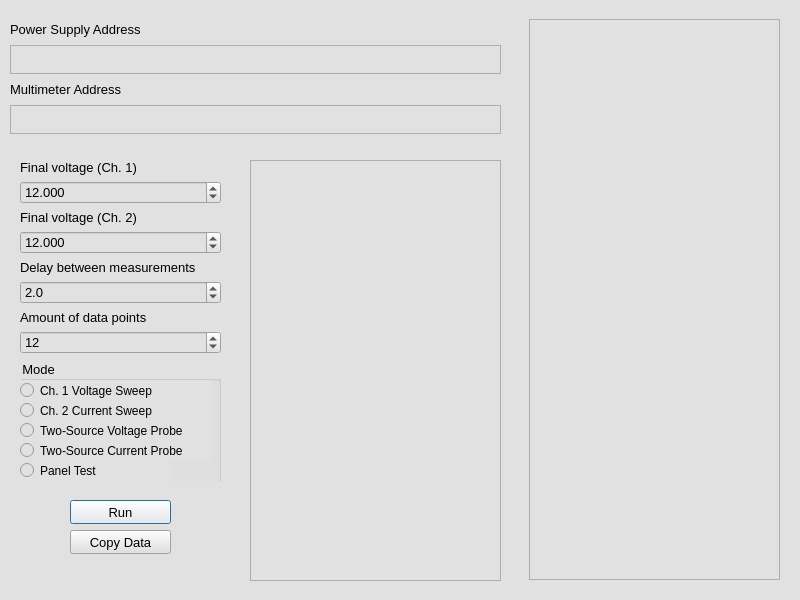
<?xml version="1.0" encoding="UTF-8"?>
<ui version="4.0">
 <class>Dialog</class>
 <widget class="QDialog" name="Dialog">
  <property name="geometry">
   <rect>
    <x>0</x>
    <y>0</y>
    <width>800</width>
    <height>600</height>
   </rect>
  </property>
  <property name="font">
   <font>
    <family>Tahoma</family>
    <pointsize>10</pointsize>
    <italic>false</italic>
    <bold>false</bold>
   </font>
  </property>
  <property name="windowTitle">
   <string>CircuitProber</string>
  </property>
  <property name="styleSheet">
   <string notr="true">background-color: rgb(225, 225, 225);
font: 10pt &quot;Tahoma&quot;</string>
  </property>
  <widget class="QWidget" name="verticalLayoutWidget">
   <property name="geometry">
    <rect>
     <x>10</x>
     <y>20</y>
     <width>491</width>
     <height>114</height>
    </rect>
   </property>
   <layout class="QVBoxLayout" name="verticalLayout">
    <item>
     <widget class="QLabel" name="label">
      <property name="text">
       <string>Power Supply Address</string>
      </property>
     </widget>
    </item>
    <item>
     <widget class="QTextEdit" name="channel_0">
      <property name="maximumSize">
       <size>
        <width>16777215</width>
        <height>29</height>
       </size>
      </property>
     </widget>
    </item>
    <item>
     <widget class="QLabel" name="label_2">
      <property name="text">
       <string>Multimeter Address</string>
      </property>
     </widget>
    </item>
    <item>
     <widget class="QTextEdit" name="channel_1">
      <property name="maximumSize">
       <size>
        <width>16777215</width>
        <height>29</height>
       </size>
      </property>
     </widget>
    </item>
   </layout>
  </widget>
  <widget class="QWidget" name="verticalLayoutWidget_2">
   <property name="geometry">
    <rect>
     <x>529</x>
     <y>19</y>
     <width>251</width>
     <height>561</height>
    </rect>
   </property>
   <layout class="QVBoxLayout" name="verticalLayout_2">
    <item>
     <widget class="QTableWidget" name="tableWidget">
      <property name="showGrid">
       <bool>true</bool>
      </property>
      <property name="rowCount">
       <number>0</number>
      </property>
      <property name="columnCount">
       <number>0</number>
      </property>
     </widget>
    </item>
   </layout>
  </widget>
  <widget class="QWidget" name="verticalLayoutWidget_3">
   <property name="geometry">
    <rect>
     <x>20</x>
     <y>160</y>
     <width>201</width>
     <height>321</height>
    </rect>
   </property>
   <layout class="QVBoxLayout" name="verticalLayout_3">
    <item>
     <widget class="QLabel" name="label_5">
      <property name="text">
       <string>Final voltage (Ch. 1)</string>
      </property>
     </widget>
    </item>
    <item>
     <widget class="QDoubleSpinBox" name="volt_limit">
      <property name="decimals">
       <number>3</number>
      </property>
      <property name="value">
       <double>12.000000000000000</double>
      </property>
     </widget>
    </item>
    <item>
     <widget class="QLabel" name="label_8">
      <property name="text">
       <string>Final voltage (Ch. 2)</string>
      </property>
     </widget>
    </item>
    <item>
     <widget class="QDoubleSpinBox" name="volt_limit_2">
      <property name="decimals">
       <number>3</number>
      </property>
      <property name="value">
       <double>12.000000000000000</double>
      </property>
     </widget>
    </item>
    <item>
     <widget class="QLabel" name="label_6">
      <property name="text">
       <string>Delay between measurements</string>
      </property>
     </widget>
    </item>
    <item>
     <widget class="QDoubleSpinBox" name="curr_limit">
      <property name="decimals">
       <number>1</number>
      </property>
      <property name="value">
       <double>2.000000000000000</double>
      </property>
     </widget>
    </item>
    <item>
     <widget class="QLabel" name="label_7">
      <property name="text">
       <string>Amount of data points</string>
      </property>
     </widget>
    </item>
    <item>
     <widget class="QDoubleSpinBox" name="increment_setting">
      <property name="decimals">
       <number>0</number>
      </property>
      <property name="maximum">
       <double>250.000000000000000</double>
      </property>
      <property name="value">
       <double>12.000000000000000</double>
      </property>
     </widget>
    </item>
    <item>
     <widget class="QGroupBox" name="setting_group">
      <property name="minimumSize">
       <size>
        <width>0</width>
        <height>125</height>
       </size>
      </property>
      <property name="baseSize">
       <size>
        <width>0</width>
        <height>300</height>
       </size>
      </property>
      <property name="title">
       <string>Mode</string>
      </property>
      <widget class="QRadioButton" name="voltage_radio">
       <property name="geometry">
        <rect>
         <x>0</x>
         <y>20</y>
         <width>191</width>
         <height>21</height>
        </rect>
       </property>
       <property name="text">
        <string>Ch. 1 Voltage Sweep</string>
       </property>
      </widget>
      <widget class="QRadioButton" name="nothing_radio">
       <property name="geometry">
        <rect>
         <x>0</x>
         <y>100</y>
         <width>151</width>
         <height>21</height>
        </rect>
       </property>
       <property name="text">
        <string>Panel Test</string>
       </property>
      </widget>
      <widget class="QRadioButton" name="current_radio">
       <property name="geometry">
        <rect>
         <x>0</x>
         <y>40</y>
         <width>191</width>
         <height>21</height>
        </rect>
       </property>
       <property name="text">
        <string>Ch. 2 Current Sweep</string>
       </property>
      </widget>
      <widget class="QRadioButton" name="two_source_v_probe_radio">
       <property name="geometry">
        <rect>
         <x>0</x>
         <y>60</y>
         <width>191</width>
         <height>21</height>
        </rect>
       </property>
       <property name="text">
        <string>Two-Source Voltage Probe</string>
       </property>
      </widget>
      <widget class="QRadioButton" name="two_source_c_probe_radio">
       <property name="geometry">
        <rect>
         <x>0</x>
         <y>80</y>
         <width>191</width>
         <height>21</height>
        </rect>
       </property>
       <property name="text">
        <string>Two-Source Current Probe</string>
       </property>
      </widget>
     </widget>
    </item>
   </layout>
  </widget>
  <widget class="QTextBrowser" name="console_out">
   <property name="geometry">
    <rect>
     <x>250</x>
     <y>160</y>
     <width>251</width>
     <height>421</height>
    </rect>
   </property>
  </widget>
  <widget class="QPushButton" name="run_button">
   <property name="geometry">
    <rect>
     <x>70</x>
     <y>500</y>
     <width>101</width>
     <height>24</height>
    </rect>
   </property>
   <property name="styleSheet">
    <string notr="true">color: qlineargradient(spread:pad, x1:0, y1:1, x2:0, y2:0, stop:0 rgba(0, 0, 0, 255), stop:0.05 rgba(14, 8, 73, 255), stop:0.36 rgba(28, 17, 145, 255), stop:0.6 rgba(126, 14, 81, 255), stop:0.75 rgba(234, 11, 11, 255), stop:0.79 rgba(244, 70, 5, 255), stop:0.86 rgba(255, 136, 0, 255), stop:0.935 rgba(239, 236, 55, 255));

background-color: rgb(255, 240, 240);</string>
   </property>
   <property name="text">
    <string>Run</string>
   </property>
  </widget>
  <widget class="QPushButton" name="copy_button">
   <property name="geometry">
    <rect>
     <x>70</x>
     <y>530</y>
     <width>101</width>
     <height>24</height>
    </rect>
   </property>
   <property name="text">
    <string>Copy Data</string>
   </property>
  </widget>
 </widget>
 <resources/>
 <connections/>
</ui>
